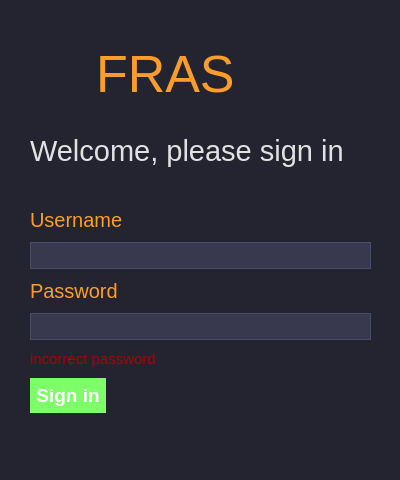
<?xml version="1.0" encoding="UTF-8"?>
<ui version="4.0">
 <class>Dialog</class>
 <widget class="QDialog" name="Dialog">
  <property name="geometry">
   <rect>
    <x>0</x>
    <y>0</y>
    <width>400</width>
    <height>480</height>
   </rect>
  </property>
  <property name="sizePolicy">
   <sizepolicy hsizetype="Fixed" vsizetype="Fixed">
    <horstretch>0</horstretch>
    <verstretch>0</verstretch>
   </sizepolicy>
  </property>
  <property name="minimumSize">
   <size>
    <width>400</width>
    <height>480</height>
   </size>
  </property>
  <property name="maximumSize">
   <size>
    <width>400</width>
    <height>480</height>
   </size>
  </property>
  <property name="windowTitle">
   <string>Admin Login</string>
  </property>
  <property name="styleSheet">
   <string notr="true">/*Copyright (c) DevSec Studio. All rights reserved.

MIT License

Permission is hereby granted, free of charge, to any person obtaining a copy
of this software and associated documentation files (the &quot;Software&quot;), to deal
in the Software without restriction, including without limitation the rights
to use, copy, modify, merge, publish, distribute, sublicense, and/or sell
copies of the Software, and to permit persons to whom the Software is
furnished to do so, subject to the following conditions:

The above copyright notice and this permission notice shall be included in all
copies or substantial portions of the Software.

THE SOFTWARE IS PROVIDED *AS IS*, WITHOUT WARRANTY OF ANY KIND, EXPRESS OR
IMPLIED, INCLUDING BUT NOT LIMITED TO THE WARRANTIES OF MERCHANTABILITY,
FITNESS FOR A PARTICULAR PURPOSE AND NONINFRINGEMENT. IN NO EVENT SHALL THE
AUTHORS OR COPYRIGHT HOLDERS BE LIABLE FOR ANY CLAIM, DAMAGES OR OTHER
LIABILITY, WHETHER IN AN ACTION OF CONTRACT, TORT OR OTHERWISE, ARISING FROM,
OUT OF OR IN CONNECTION WITH THE SOFTWARE OR THE USE OR OTHER DEALINGS IN THE SOFTWARE.
*/

/*-----QWidget-----*/
QWidget
{
	background-color: #232430;
	color: #000000;
	border-color: #000000;

}


/*-----QLabel-----*/
QLabel
{
	background-color: #232430;
	color: #c1c1c1;
	border-color: #000000;

}


/*-----QPushButton-----*/
QPushButton
{
	background-color: #ff9c2b;
	color: #000000;
	font-weight: bold;
	border-style: solid;
	border-color: #000000;
	padding: 6px;

}


QPushButton::hover
{
	background-color: #ffaf5d;

}


QPushButton::pressed
{
	background-color: #dd872f;

}


/*-----QToolButton-----*/
QToolButton
{
	background-color: #ff9c2b;
	color: #000000;
	font-weight: bold;
	border-style: solid;
	border-color: #000000;
	padding: 6px;

}


QToolButton::hover
{
	background-color: #ffaf5d;

}


QToolButton::pressed
{
	background-color: #dd872f;

}


/*-----QLineEdit-----*/
QLineEdit
{
	background-color: #38394e;
	color: #c1c1c1;
	border-style: solid;
	border-width: 1px;
	border-color: #4a4c68;

}


/*-----QTableView-----*/
QTableView, 
QHeaderView, 
QTableView::item 
{
	background-color: #232430;
	color: #c1c1c1;
	border: none;

}


QTableView::item:selected 
{ 
    background-color: #41424e;
    color: #c1c1c1;

}


QHeaderView::section:horizontal 
{
    background-color: #232430;
	border: 1px solid #37384d;
	padding: 5px;

}


QTableView::indicator{
	background-color: #1d1d28;
	border: 1px solid #37384d;

}


QTableView::indicator:checked{
	image:url(&quot;./ressources/check.png&quot;); /*To replace*/
	background-color: #1d1d28;

}

/*-----QTabWidget-----*/
QTabWidget::pane 
{ 
    border: none;

}


QTabWidget::tab-bar 
{
    left: 5px; 

}


QTabBar::tab 
{
    color: #c1c1c1;
    min-width: 1px;
	padding-left: 25px;
	margin-left:-22px;
    height: 28px;
	border: none;

}


QTabBar::tab:selected 
{
    color: #c1c1c1;
	font-weight: bold;
    height: 28px;

}


QTabBar::tab:!first 
{
    margin-left: -20px;

}


QTabBar::tab:hover 
{
    color: #DDD;

}


/*-----QScrollBar-----*/
QScrollBar:horizontal 
{
    background-color: transparent;
    height: 8px;
    margin: 0px;
    padding: 0px;

}


QScrollBar::handle:horizontal 
{
    border: none;
	min-width: 100px;
    background-color: #56576c;

}


QScrollBar::add-line:horizontal, 
QScrollBar::sub-line:horizontal,
QScrollBar::add-page:horizontal, 
QScrollBar::sub-page:horizontal 
{
    width: 0px;
    background-color: transparent;

}


QScrollBar:vertical 
{
    background-color: transparent;
    width: 8px;
    margin: 0;

}


QScrollBar::handle:vertical 
{
    border: none;
	min-height: 100px;
    background-color: #56576c;

}


QScrollBar::add-line:vertical, 
QScrollBar::sub-line:vertical,
QScrollBar::add-page:vertical, 
QScrollBar::sub-page:vertical 
{
    height: 0px;
    background-color: transparent;

}
</string>
  </property>
  <widget class="QWidget" name="verticalLayoutWidget">
   <property name="geometry">
    <rect>
     <x>30</x>
     <y>40</y>
     <width>341</width>
     <height>381</height>
    </rect>
   </property>
   <layout class="QVBoxLayout" name="verticalLayout">
    <item>
     <layout class="QHBoxLayout" name="horizontalLayout_2">
      <item>
       <widget class="QLabel" name="Icon">
        <property name="sizePolicy">
         <sizepolicy hsizetype="Fixed" vsizetype="Fixed">
          <horstretch>0</horstretch>
          <verstretch>0</verstretch>
         </sizepolicy>
        </property>
        <property name="minimumSize">
         <size>
          <width>60</width>
          <height>60</height>
         </size>
        </property>
        <property name="maximumSize">
         <size>
          <width>60</width>
          <height>60</height>
         </size>
        </property>
        <property name="text">
         <string/>
        </property>
        <property name="pixmap">
         <pixmap>fro.png</pixmap>
        </property>
        <property name="scaledContents">
         <bool>true</bool>
        </property>
       </widget>
      </item>
      <item>
       <widget class="QLabel" name="title_label">
        <property name="sizePolicy">
         <sizepolicy hsizetype="Fixed" vsizetype="Fixed">
          <horstretch>0</horstretch>
          <verstretch>0</verstretch>
         </sizepolicy>
        </property>
        <property name="font">
         <font>
          <pointsize>39</pointsize>
         </font>
        </property>
        <property name="styleSheet">
         <string notr="true">color: rgb(255, 156, 43);</string>
        </property>
        <property name="text">
         <string>FRAS</string>
        </property>
        <property name="alignment">
         <set>Qt::AlignLeading|Qt::AlignLeft|Qt::AlignVCenter</set>
        </property>
       </widget>
      </item>
      <item>
       <spacer name="horizontalSpacer">
        <property name="orientation">
         <enum>Qt::Horizontal</enum>
        </property>
        <property name="sizeType">
         <enum>QSizePolicy::Expanding</enum>
        </property>
        <property name="sizeHint" stdset="0">
         <size>
          <width>40</width>
          <height>20</height>
         </size>
        </property>
       </spacer>
      </item>
     </layout>
    </item>
    <item>
     <spacer name="verticalSpacer_2">
      <property name="orientation">
       <enum>Qt::Vertical</enum>
      </property>
      <property name="sizeType">
       <enum>QSizePolicy::Fixed</enum>
      </property>
      <property name="sizeHint" stdset="0">
       <size>
        <width>20</width>
        <height>20</height>
       </size>
      </property>
     </spacer>
    </item>
    <item>
     <widget class="QLabel" name="label">
      <property name="sizePolicy">
       <sizepolicy hsizetype="Preferred" vsizetype="Fixed">
        <horstretch>0</horstretch>
        <verstretch>0</verstretch>
       </sizepolicy>
      </property>
      <property name="minimumSize">
       <size>
        <width>0</width>
        <height>0</height>
       </size>
      </property>
      <property name="font">
       <font>
        <pointsize>22</pointsize>
       </font>
      </property>
      <property name="styleSheet">
       <string notr="true">color:rgb(225, 225, 225);
</string>
      </property>
      <property name="text">
       <string>Welcome, please sign in</string>
      </property>
     </widget>
    </item>
    <item>
     <spacer name="verticalSpacer">
      <property name="orientation">
       <enum>Qt::Vertical</enum>
      </property>
      <property name="sizeType">
       <enum>QSizePolicy::Fixed</enum>
      </property>
      <property name="sizeHint" stdset="0">
       <size>
        <width>20</width>
        <height>30</height>
       </size>
      </property>
     </spacer>
    </item>
    <item>
     <widget class="QLabel" name="label_2">
      <property name="sizePolicy">
       <sizepolicy hsizetype="Preferred" vsizetype="Fixed">
        <horstretch>0</horstretch>
        <verstretch>0</verstretch>
       </sizepolicy>
      </property>
      <property name="styleSheet">
       <string notr="true">font-size:15pt; color:#ff9c2b;</string>
      </property>
      <property name="text">
       <string>Username</string>
      </property>
     </widget>
    </item>
    <item>
     <widget class="QLineEdit" name="username">
      <property name="sizePolicy">
       <sizepolicy hsizetype="Minimum" vsizetype="Fixed">
        <horstretch>0</horstretch>
        <verstretch>0</verstretch>
       </sizepolicy>
      </property>
      <property name="minimumSize">
       <size>
        <width>285</width>
        <height>0</height>
       </size>
      </property>
      <property name="maximumSize">
       <size>
        <width>16777215</width>
        <height>16777215</height>
       </size>
      </property>
      <property name="styleSheet">
       <string notr="true">font-size:14pt; color:rgb(243, 243, 243)</string>
      </property>
     </widget>
    </item>
    <item>
     <widget class="QLabel" name="label_3">
      <property name="sizePolicy">
       <sizepolicy hsizetype="Preferred" vsizetype="Fixed">
        <horstretch>0</horstretch>
        <verstretch>0</verstretch>
       </sizepolicy>
      </property>
      <property name="styleSheet">
       <string notr="true">font-size:15pt; color:#ff9c2b;</string>
      </property>
      <property name="text">
       <string>Password</string>
      </property>
     </widget>
    </item>
    <item>
     <widget class="QLineEdit" name="password">
      <property name="sizePolicy">
       <sizepolicy hsizetype="Minimum" vsizetype="Fixed">
        <horstretch>0</horstretch>
        <verstretch>0</verstretch>
       </sizepolicy>
      </property>
      <property name="minimumSize">
       <size>
        <width>285</width>
        <height>0</height>
       </size>
      </property>
      <property name="styleSheet">
       <string notr="true">font-size:14pt; color:rgb(243, 243, 243)</string>
      </property>
      <property name="text">
       <string/>
      </property>
     </widget>
    </item>
    <item>
     <widget class="QLabel" name="labelResult">
      <property name="enabled">
       <bool>true</bool>
      </property>
      <property name="sizePolicy">
       <sizepolicy hsizetype="Preferred" vsizetype="Maximum">
        <horstretch>0</horstretch>
        <verstretch>0</verstretch>
       </sizepolicy>
      </property>
      <property name="font">
       <font>
        <pointsize>11</pointsize>
       </font>
      </property>
      <property name="styleSheet">
       <string notr="true">color: rgb(170, 0, 0);</string>
      </property>
      <property name="text">
       <string>incorrect password</string>
      </property>
     </widget>
    </item>
    <item>
     <widget class="QPushButton" name="loginbutton">
      <property name="sizePolicy">
       <sizepolicy hsizetype="Maximum" vsizetype="Fixed">
        <horstretch>0</horstretch>
        <verstretch>0</verstretch>
       </sizepolicy>
      </property>
      <property name="styleSheet">
       <string notr="true">background-color:rgb(126, 255, 106); font-size:14pt; color:rgb(255, 255, 255)</string>
      </property>
      <property name="text">
       <string>Sign in</string>
      </property>
     </widget>
    </item>
   </layout>
  </widget>
 </widget>
 <resources/>
 <connections/>
</ui>
